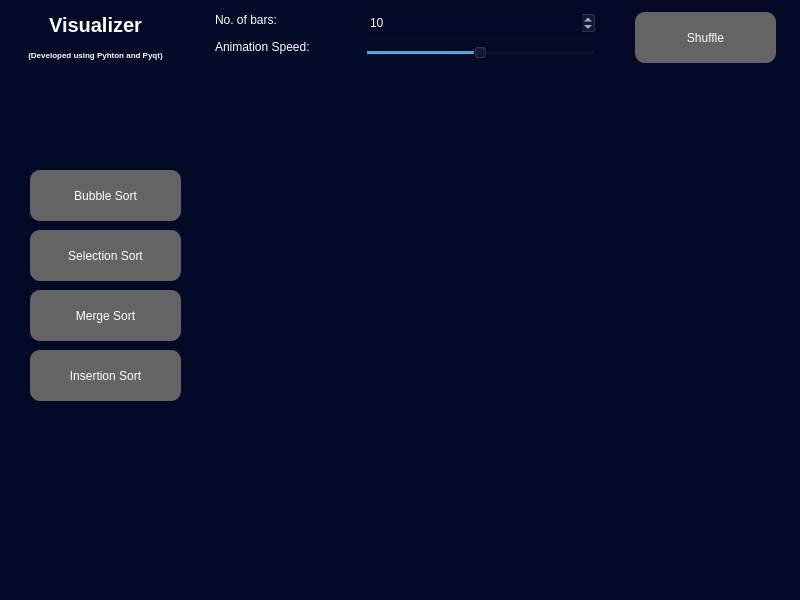
<?xml version="1.0" encoding="UTF-8"?>
<ui version="4.0">
 <class>mainWindow</class>
 <widget class="QMainWindow" name="mainWindow">
  <property name="geometry">
   <rect>
    <x>0</x>
    <y>0</y>
    <width>800</width>
    <height>600</height>
   </rect>
  </property>
  <property name="sizePolicy">
   <sizepolicy hsizetype="Fixed" vsizetype="Fixed">
    <horstretch>0</horstretch>
    <verstretch>0</verstretch>
   </sizepolicy>
  </property>
  <property name="windowTitle">
   <string>PySort GUI</string>
  </property>
  <property name="styleSheet">
   <string notr="true">background-color:rgb(2,10,40);</string>
  </property>
  <widget class="QWidget" name="centralwidget">
   <widget class="MplWidget" name="MplWidget" native="true">
    <property name="geometry">
     <rect>
      <x>210</x>
      <y>80</y>
      <width>591</width>
      <height>491</height>
     </rect>
    </property>
   </widget>
   <widget class="QLabel" name="lblTitle">
    <property name="geometry">
     <rect>
      <x>10</x>
      <y>10</y>
      <width>171</width>
      <height>30</height>
     </rect>
    </property>
    <property name="font">
     <font>
      <pointsize>15</pointsize>
      <weight>75</weight>
      <bold>true</bold>
     </font>
    </property>
    <property name="styleSheet">
     <string notr="true">color:white;</string>
    </property>
    <property name="text">
     <string>Visualizer</string>
    </property>
    <property name="alignment">
     <set>Qt::AlignCenter</set>
    </property>
   </widget>
   <widget class="QFrame" name="frame">
    <property name="geometry">
     <rect>
      <x>10</x>
      <y>80</y>
      <width>191</width>
      <height>491</height>
     </rect>
    </property>
    <property name="styleSheet">
     <string notr="true">QFrame{

background-color:rgb(2,10,40);
}

QPushButton{
color:white;
border-radius:10px;
background-color:rgb(100,100,100);
}
QPushButton:hover{
color:rgb(200,200,20);
border-radius:10px;
background-color:rgb(100,100,100);
}</string>
    </property>
    <widget class="QPushButton" name="btn_Insertion">
     <property name="geometry">
      <rect>
       <x>20</x>
       <y>270</y>
       <width>151</width>
       <height>51</height>
      </rect>
     </property>
     <property name="sizePolicy">
      <sizepolicy hsizetype="Expanding" vsizetype="Expanding">
       <horstretch>0</horstretch>
       <verstretch>0</verstretch>
      </sizepolicy>
     </property>
     <property name="text">
      <string>Insertion Sort</string>
     </property>
    </widget>
    <widget class="QPushButton" name="btn_Merge">
     <property name="geometry">
      <rect>
       <x>20</x>
       <y>210</y>
       <width>151</width>
       <height>51</height>
      </rect>
     </property>
     <property name="sizePolicy">
      <sizepolicy hsizetype="Expanding" vsizetype="Expanding">
       <horstretch>0</horstretch>
       <verstretch>0</verstretch>
      </sizepolicy>
     </property>
     <property name="text">
      <string>Merge Sort</string>
     </property>
    </widget>
    <widget class="QPushButton" name="btn_Selection">
     <property name="geometry">
      <rect>
       <x>20</x>
       <y>150</y>
       <width>151</width>
       <height>51</height>
      </rect>
     </property>
     <property name="sizePolicy">
      <sizepolicy hsizetype="Expanding" vsizetype="Expanding">
       <horstretch>0</horstretch>
       <verstretch>0</verstretch>
      </sizepolicy>
     </property>
     <property name="text">
      <string>Selection Sort</string>
     </property>
    </widget>
    <widget class="QPushButton" name="btn_Bubble">
     <property name="geometry">
      <rect>
       <x>20</x>
       <y>90</y>
       <width>151</width>
       <height>51</height>
      </rect>
     </property>
     <property name="sizePolicy">
      <sizepolicy hsizetype="Expanding" vsizetype="Expanding">
       <horstretch>0</horstretch>
       <verstretch>0</verstretch>
      </sizepolicy>
     </property>
     <property name="text">
      <string>Bubble Sort</string>
     </property>
    </widget>
    <widget class="QLabel" name="status">
     <property name="geometry">
      <rect>
       <x>0</x>
       <y>450</y>
       <width>171</width>
       <height>30</height>
      </rect>
     </property>
     <property name="font">
      <font>
       <pointsize>6</pointsize>
       <weight>75</weight>
       <bold>true</bold>
      </font>
     </property>
     <property name="styleSheet">
      <string notr="true">color:white;</string>
     </property>
     <property name="text">
      <string/>
     </property>
     <property name="alignment">
      <set>Qt::AlignCenter</set>
     </property>
    </widget>
   </widget>
   <widget class="QFrame" name="frame">
    <property name="geometry">
     <rect>
      <x>205</x>
      <y>2</y>
      <width>601</width>
      <height>71</height>
     </rect>
    </property>
    <property name="styleSheet">
     <string notr="true">color:white;</string>
    </property>
    <widget class="QLabel" name="lblAnim">
     <property name="geometry">
      <rect>
       <x>10</x>
       <y>37</y>
       <width>118</width>
       <height>16</height>
      </rect>
     </property>
     <property name="text">
      <string>Animation Speed:    </string>
     </property>
    </widget>
    <widget class="QSlider" name="sldAnim_speed">
     <property name="geometry">
      <rect>
       <x>160</x>
       <y>40</y>
       <width>231</width>
       <height>22</height>
      </rect>
     </property>
     <property name="minimum">
      <number>1</number>
     </property>
     <property name="singleStep">
      <number>10</number>
     </property>
     <property name="value">
      <number>50</number>
     </property>
     <property name="orientation">
      <enum>Qt::Horizontal</enum>
     </property>
    </widget>
    <widget class="QLabel" name="lblBars">
     <property name="geometry">
      <rect>
       <x>10</x>
       <y>10</y>
       <width>111</width>
       <height>16</height>
      </rect>
     </property>
     <property name="text">
      <string>No. of bars:</string>
     </property>
    </widget>
    <widget class="QSpinBox" name="spnBars">
     <property name="geometry">
      <rect>
       <x>160</x>
       <y>10</y>
       <width>231</width>
       <height>22</height>
      </rect>
     </property>
     <property name="minimum">
      <number>0</number>
     </property>
     <property name="maximum">
      <number>30</number>
     </property>
     <property name="value">
      <number>10</number>
     </property>
    </widget>
    <widget class="QPushButton" name="btn_Shuffle">
     <property name="geometry">
      <rect>
       <x>430</x>
       <y>10</y>
       <width>141</width>
       <height>51</height>
      </rect>
     </property>
     <property name="styleSheet">
      <string notr="true">QPushButton{
color:white;
border-radius:10px;
background-color:rgb(100,100,100);
}
QPushButton:hover{
color:rgb(200,200,20);
border-radius:10px;
background-color:rgb(100,100,100);
}</string>
     </property>
     <property name="text">
      <string>Shuffle</string>
     </property>
    </widget>
   </widget>
   <widget class="QLabel" name="lblTitle_2">
    <property name="geometry">
     <rect>
      <x>10</x>
      <y>40</y>
      <width>171</width>
      <height>30</height>
     </rect>
    </property>
    <property name="font">
     <font>
      <pointsize>6</pointsize>
      <weight>75</weight>
      <bold>true</bold>
     </font>
    </property>
    <property name="styleSheet">
     <string notr="true">color:white;</string>
    </property>
    <property name="text">
     <string>(Developed using Pyhton and Pyqt)</string>
    </property>
    <property name="alignment">
     <set>Qt::AlignCenter</set>
    </property>
   </widget>
  </widget>
  <widget class="QMenuBar" name="menubar">
   <property name="geometry">
    <rect>
     <x>0</x>
     <y>0</y>
     <width>800</width>
     <height>21</height>
    </rect>
   </property>
  </widget>
 </widget>
 <customwidgets>
  <customwidget>
   <class>MplWidget</class>
   <extends>QWidget</extends>
   <header>mplwidget.h</header>
   <container>1</container>
  </customwidget>
 </customwidgets>
 <resources/>
 <connections/>
</ui>
